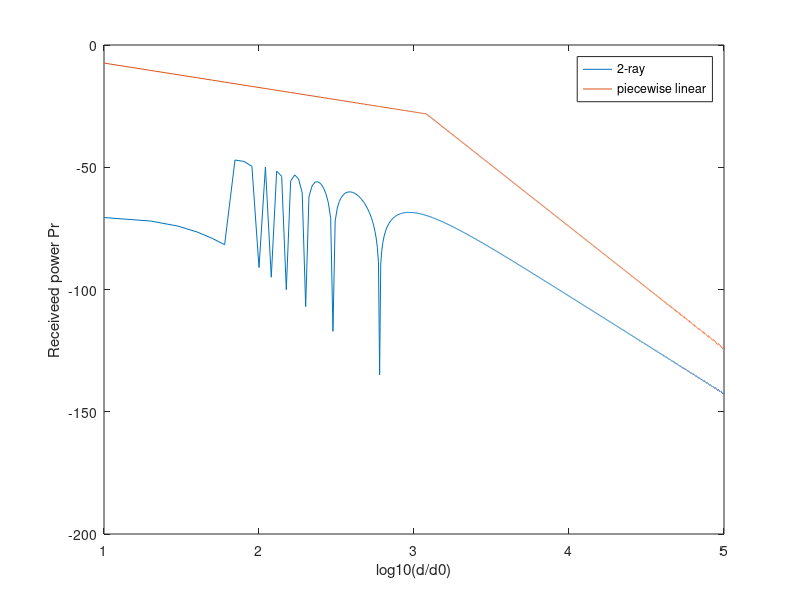

Reproduce this figure in MATLAB.
clc
close
clear

%initial value
fc=900*10^6;
c=3*10^8;
Pt=1.45; % watt
R=-1;    % 
ht=50;
hr=2;
Gl=1;
Gr=1;
lamda=c/fc;
d=10:10:10^5;
xx_prim=sqrt((ht+hr)^2+(d).^2);
el=sqrt((ht-hr)^2+(d).^2);

%phase shift generation
delta_phi=4*pi*ht*hr./(lamda.*d);

% received power generation // 2-ray
Pr= Pt * (lamda/(4*pi)) * abs( (sqrt(Gl)./el)  +  (R*sqrt(Gr)*exp(-i*delta_phi))./xx_prim  ).^2 ; 

% received power generation // piecewise
d0=1;

dc=4*ht*hr/(lamda);

K=1;

y1=1;
y2=5;

Pr_1= 10*log10(Pt) + K -10*y1*log10(d(1:dc/10)/d0);
Pr_2= 10*log10(Pt) + K -10*y1*log10(dc/d0) - 10*y2*log10(d(dc/10 +  1 : end)/dc);
Prr=[Pr_1 Pr_2];

% figute
figure
plot(log10(d/d0), 10*log10(Pr))
hold on
plot(log10(d/d0),Prr)
legend('2-ray','piecewise linear')
xlabel('log10(d/d0)')
ylabel('Receiveed power Pr')

